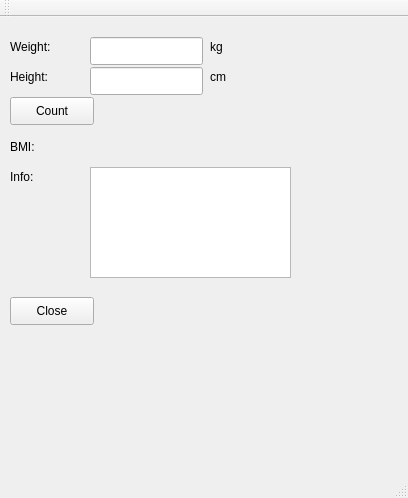
<?xml version="1.0" encoding="UTF-8"?>
<ui version="4.0">
 <class>MainWindow</class>
 <widget class="QMainWindow" name="MainWindow">
  <property name="geometry">
   <rect>
    <x>0</x>
    <y>0</y>
    <width>408</width>
    <height>498</height>
   </rect>
  </property>
  <property name="windowTitle">
   <string>MainWindow</string>
  </property>
  <widget class="QWidget" name="centralWidget">
   <widget class="QLabel" name="label">
    <property name="geometry">
     <rect>
      <x>10</x>
      <y>20</y>
      <width>63</width>
      <height>20</height>
     </rect>
    </property>
    <property name="text">
     <string>Weight:</string>
    </property>
   </widget>
   <widget class="QLabel" name="label_2">
    <property name="geometry">
     <rect>
      <x>10</x>
      <y>50</y>
      <width>63</width>
      <height>20</height>
     </rect>
    </property>
    <property name="text">
     <string>Height:</string>
    </property>
   </widget>
   <widget class="QLineEdit" name="weightLineEdit">
    <property name="geometry">
     <rect>
      <x>90</x>
      <y>20</y>
      <width>113</width>
      <height>28</height>
     </rect>
    </property>
   </widget>
   <widget class="QLineEdit" name="heightLineEdit">
    <property name="geometry">
     <rect>
      <x>90</x>
      <y>50</y>
      <width>113</width>
      <height>28</height>
     </rect>
    </property>
   </widget>
   <widget class="QLabel" name="label_3">
    <property name="geometry">
     <rect>
      <x>210</x>
      <y>20</y>
      <width>63</width>
      <height>20</height>
     </rect>
    </property>
    <property name="text">
     <string>kg</string>
    </property>
   </widget>
   <widget class="QLabel" name="label_4">
    <property name="geometry">
     <rect>
      <x>210</x>
      <y>50</y>
      <width>63</width>
      <height>20</height>
     </rect>
    </property>
    <property name="text">
     <string>cm</string>
    </property>
   </widget>
   <widget class="QPushButton" name="countButton">
    <property name="geometry">
     <rect>
      <x>10</x>
      <y>80</y>
      <width>84</width>
      <height>28</height>
     </rect>
    </property>
    <property name="text">
     <string>Count</string>
    </property>
   </widget>
   <widget class="QLabel" name="label_5">
    <property name="geometry">
     <rect>
      <x>10</x>
      <y>120</y>
      <width>63</width>
      <height>20</height>
     </rect>
    </property>
    <property name="text">
     <string>BMI:</string>
    </property>
   </widget>
   <widget class="QLabel" name="resultLabel">
    <property name="geometry">
     <rect>
      <x>110</x>
      <y>120</y>
      <width>63</width>
      <height>20</height>
     </rect>
    </property>
    <property name="text">
     <string/>
    </property>
   </widget>
   <widget class="QLabel" name="label_7">
    <property name="geometry">
     <rect>
      <x>10</x>
      <y>150</y>
      <width>63</width>
      <height>20</height>
     </rect>
    </property>
    <property name="text">
     <string>Info:</string>
    </property>
   </widget>
   <widget class="QTextBrowser" name="infoTextBrowser">
    <property name="geometry">
     <rect>
      <x>90</x>
      <y>150</y>
      <width>201</width>
      <height>111</height>
     </rect>
    </property>
   </widget>
   <widget class="QPushButton" name="closeButton">
    <property name="geometry">
     <rect>
      <x>10</x>
      <y>280</y>
      <width>84</width>
      <height>28</height>
     </rect>
    </property>
    <property name="text">
     <string>Close</string>
    </property>
   </widget>
  </widget>
  <widget class="QMenuBar" name="menuBar">
   <property name="geometry">
    <rect>
     <x>0</x>
     <y>0</y>
     <width>408</width>
     <height>25</height>
    </rect>
   </property>
  </widget>
  <widget class="QToolBar" name="mainToolBar">
   <attribute name="toolBarArea">
    <enum>TopToolBarArea</enum>
   </attribute>
   <attribute name="toolBarBreak">
    <bool>false</bool>
   </attribute>
  </widget>
  <widget class="QStatusBar" name="statusBar"/>
 </widget>
 <layoutdefault spacing="6" margin="11"/>
 <resources/>
 <connections>
  <connection>
   <sender>closeButton</sender>
   <signal>clicked()</signal>
   <receiver>MainWindow</receiver>
   <slot>close()</slot>
   <hints>
    <hint type="sourcelabel">
     <x>59</x>
     <y>330</y>
    </hint>
    <hint type="destinationlabel">
     <x>154</x>
     <y>360</y>
    </hint>
   </hints>
  </connection>
 </connections>
</ui>
